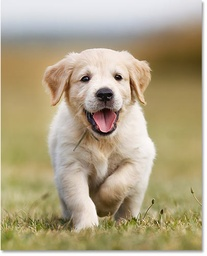
#> input picture 4.jpg, 207 x 256 px, shrunk from 406 x 503 before the run
$ jupyter execute main.ipynb
#> lines starting #> are read from the running program, lines starting #| are printed output that depends on the picture; after the words box and inside, x2 and y2 are one past the last pixel; in counts of white or black regions, pixels touching at a corner belong together
[cell 1]
import numpy as np
from skimage.color import rgb2gray
import cv2
import matplotlib.pyplot as plt
from scipy import ndimage

[cell 2]
image = plt.imread('4.jpg')
#> image is the input picture: shape (256, 207, 3); mean R, G, B 176.7, 164, 133.7
image.shape
plt.imshow(image)

[cell 3]
gray = rgb2gray(image)
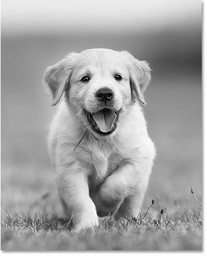
#> gray: shape (256, 207) float64; min 0.00583, max 1, mean 0.645
plt.imshow(gray, cmap='gray')

[cell 4]
gray.shape
#> Out = (256, 207)

[cell 5]
gray_r = gray.reshape(gray.shape[0]*gray.shape[1])
for i in range(gray_r.shape[0]):
    if gray_r[i] > gray_r.mean():
        gray_r[i] = 1
    else:
        gray_r[i] = 0
gray = gray_r.reshape(gray.shape[0],gray.shape[1])
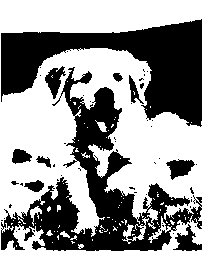
#> gray: shape (256, 207) float64; values 0 (black) and 1 (white), 58.4% white; 54 black regions (44 under 20 px), largest, box (x1, y1, x2, y2) and area: (1, 67, 202, 251) 10648, (1, 19, 202, 127) 9565, (173, 224, 202, 251) 352
plt.imshow(gray, cmap='gray')

[cell 6]
gray = rgb2gray(image)
gray_r = gray.reshape(gray.shape[0]*gray.shape[1])
for i in range(gray_r.shape[0]):
    if gray_r[i] > gray_r.mean():
        gray_r[i] = 3
    elif gray_r[i] > 0.5:
        gray_r[i] = 2
    elif gray_r[i] > 0.25:
        gray_r[i] = 1
    else:
        gray_r[i] = 0
gray = gray_r.reshape(gray.shape[0],gray.shape[1])
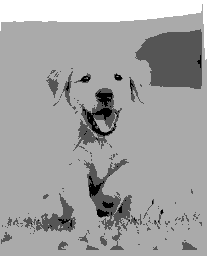
#> gray: shape (256, 207) float64; min 0, max 3, mean 1.91; drawn with min black and max white
plt.imshow(gray, cmap='gray')

$ run again, with 1.jpg copied over 4.jpg
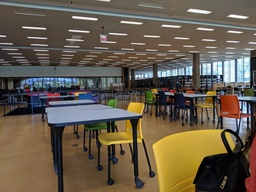
#> input picture 1.jpg, 256 x 192 px, shrunk from 1600 x 1200 before the run
#> image is the input picture: shape (192, 256, 3); mean R, G, B 102.8, 91.7, 75.9
#> `gray = gray_r.reshape(gray.shape[0],gray.shape[1])`:
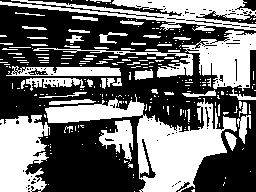
#> gray: shape (192, 256) float64; values 0 (black) and 1 (white), 42.5% white; 264 white regions (213 under 20 px), largest, box (x1, y1, x2, y2) and area: (45, 94, 237, 192) 6328, (0, 0, 256, 31) 3294, (0, 115, 50, 192) 2978
#> `gray = gray_r.reshape(gray.shape[0],gray.shape[1])`:
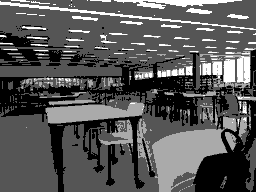
#> gray: shape (192, 256) float64; min 0, max 3, mean 1.03; drawn with min black and max white

$ run again, with 2.jpg copied over 4.jpg
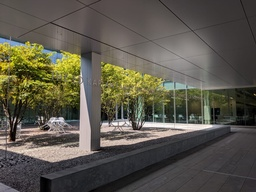
#> input picture 2.jpg, 256 x 192 px, shrunk from 1600 x 1200 before the run
#> image is the input picture: shape (192, 256, 3); mean R, G, B 90.8, 87.1, 75.4
#> `gray = gray_r.reshape(gray.shape[0],gray.shape[1])`:
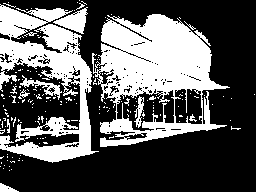
#> gray: shape (192, 256) float64; values 0 (black) and 1 (white), 36% white; 171 white regions (160 under 20 px), largest, box (x1, y1, x2, y2) and area: (92, 14, 230, 147) 9406, (0, 4, 99, 163) 6654, (53, 7, 88, 34) 443
#> `gray = gray_r.reshape(gray.shape[0],gray.shape[1])`:
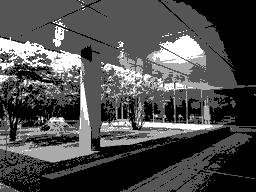
#> gray: shape (192, 256) float64; min 0, max 3, mean 0.9; drawn with min black and max white

$ run again, with 1.jpeg copied over 4.jpg
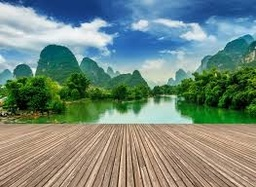
#> input picture 1.jpeg, 256 x 187 px, shrunk from 263 x 192 before the run
#> image is the input picture: shape (187, 256, 3); mean R, G, B 117.2, 137.1, 125.6
#> `gray = gray_r.reshape(gray.shape[0],gray.shape[1])`:
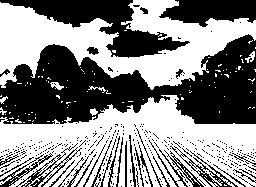
#> gray: shape (187, 256) float64; values 0 (black) and 1 (white), 53.6% white; 363 black regions (329 under 20 px), largest, box (x1, y1, x2, y2) and area: (0, 34, 256, 124) 12773, (0, 0, 190, 58) 3860, (159, 0, 256, 27) 1820
#> `gray = gray_r.reshape(gray.shape[0],gray.shape[1])`:
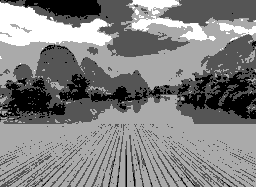
#> gray: shape (187, 256) float64; min 0, max 3, mean 1.53; drawn with min black and max white
